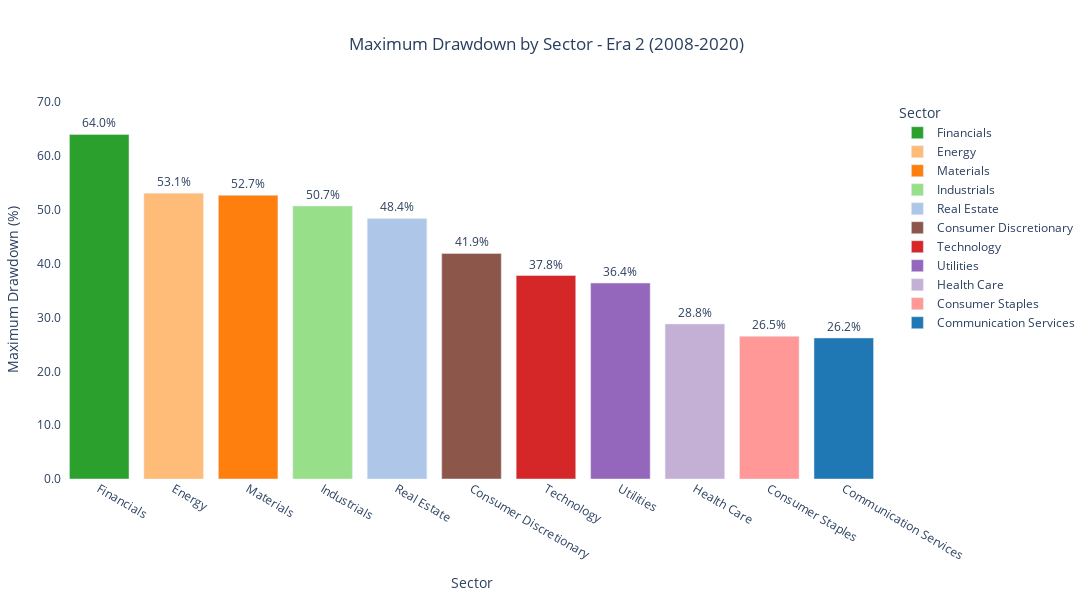

Here is the notebook cell this chart was saved with:
### Markdown cell above
The risk vs. return bubble plot for Era 2 (2008–2020) highlights a distinct performance contrast among sectors. Technology and Communication Services sectors stand out as the most attractive, offering above-average returns with below-average risk. This favorable risk-return profile reflects their resilience and adaptability during the recovery period, with Technology benefiting from rapid innovation, digital transformation, and increased consumer adoption of technology. Communication Services similarly thrived on innovation and shifting consumer preferences toward digital connectivity and media. Conversely, the Financials and Energy sectors showed the weakest risk-return tradeoff. Financials were severely impacted by the financial crisis, struggling to recover fully due to regulatory overhauls and lingering systemic vulnerabilities. The Energy sector faced a slow recovery, with fluctuating oil prices and global shifts toward renewable energy weighing on performance. Notably, this period also marked Technology’s emergence as the largest sector in the U.S. stock market, underscoring its growing dominance and pivotal role in driving economic growth and investor returns.

### Code cell
# Plotting Maximum Drawdown for Era 2
plot_max_drawdown_interactive(
    max_drawdown_era2, 
    'Era 2 (2008-2020)', 
    sector_colors_hex
)

### Figure 1 — Plotly figure (JSON) as saved in the notebook; plotly's stock layout.template omitted (floating-point values rounded to 4 significant figures)
{"data": [{"alignmentgroup": "True", "hovertemplate": "Sector=%{x}<br>Maximum Drawdown (%)=%{text}<extra></extra>", "legendgroup": "Financials", "marker": {"color": "#2ca02c", "pattern": {"shape": ""}}, "name": "Financials", "offsetgroup": "Financials", "orientation": "v", "showlegend": true, "text": [64], "textposition": "outside", "texttemplate": "%{text:.1f}%", "type": "bar", "x": ["Financials"], "xaxis": "x", "y": [64], "yaxis": "y"}, {"alignmentgroup": "True", "hovertemplate": "Sector=%{x}<br>Maximum Drawdown (%)=%{text}<extra></extra>", "legendgroup": "Energy", "marker": {"color": "#ffbb78", "pattern": {"shape": ""}}, "name": "Energy", "offsetgroup": "Energy", "orientation": "v", "showlegend": true, "text": [53.1], "textposition": "outside", "texttemplate": "%{text:.1f}%", "type": "bar", "x": ["Energy"], "xaxis": "x", "y": [53.1], "yaxis": "y"}, {"alignmentgroup": "True", "hovertemplate": "Sector=%{x}<br>Maximum Drawdown (%)=%{text}<extra></extra>", "legendgroup": "Materials", "marker": {"color": "#ff7f0e", "pattern": {"shape": ""}}, "name": "Materials", "offsetgroup": "Materials", "orientation": "v", "showlegend": true, "text": [52.7], "textposition": "outside", "texttemplate": "%{text:.1f}%", "type": "bar", "x": ["Materials"], "xaxis": "x", "y": [52.7], "yaxis": "y"}, {"alignmentgroup": "True", "hovertemplate": "Sector=%{x}<br>Maximum Drawdown (%)=%{text}<extra></extra>", "legendgroup": "Industrials", "marker": {"color": "#98df8a", "pattern": {"shape": ""}}, "name": "Industrials", "offsetgroup": "Industrials", "orientation": "v", "showlegend": true, "text": [50.7], "textposition": "outside", "texttemplate": "%{text:.1f}%", "type": "bar", "x": ["Industrials"], "xaxis": "x", "y": [50.7], "yaxis": "y"}, {"alignmentgroup": "True", "hovertemplate": "Sector=%{x}<br>Maximum Drawdown (%)=%{text}<extra></extra>", "legendgroup": "Real Estate", "marker": {"color": "#aec7e8", "pattern": {"shape": ""}}, "name": "Real Estate", "offsetgroup": "Real Estate", "orientation": "v", "showlegend": true, "text": [48.4], "textposition": "outside", "texttemplate": "%{text:.1f}%", "type": "bar", "x": ["Real Estate"], "xaxis": "x", "y": [48.4], "yaxis": "y"}, {"alignmentgroup": "True", "hovertemplate": "Sector=%{x}<br>Maximum Drawdown (%)=%{text}<extra></extra>", "legendgroup": "Consumer Discretionary", "marker": {"color": "#8c564b", "pattern": {"shape": ""}}, "name": "Consumer Discretionary", "offsetgroup": "Consumer Discretionary", "orientation": "v", "showlegend": true, "text": [41.9], "textposition": "outside", "texttemplate": "%{text:.1f}%", "type": "bar", "x": ["Consumer Discretionary"], "xaxis": "x", "y": [41.9], "yaxis": "y"}, {"alignmentgroup": "True", "hovertemplate": "Sector=%{x}<br>Maximum Drawdown (%)=%{text}<extra></extra>", "legendgroup": "Technology", "marker": {"color": "#d62728", "pattern": {"shape": ""}}, "name": "Technology", "offsetgroup": "Technology", "orientation": "v", "showlegend": true, "text": [37.8], "textposition": "outside", "texttemplate": "%{text:.1f}%", "type": "bar", "x": ["Technology"], "xaxis": "x", "y": [37.8], "yaxis": "y"}, {"alignmentgroup": "True", "hovertemplate": "Sector=%{x}<br>Maximum Drawdown (%)=%{text}<extra></extra>", "legendgroup": "Utilities", "marker": {"color": "#9467bd", "pattern": {"shape": ""}}, "name": "Utilities", "offsetgroup": "Utilities", "orientation": "v", "showlegend": true, "text": [36.4], "textposition": "outside", "texttemplate": "%{text:.1f}%", "type": "bar", "x": ["Utilities"], "xaxis": "x", "y": [36.4], "yaxis": "y"}, {"alignmentgroup": "True", "hovertemplate": "Sector=%{x}<br>Maximum Drawdown (%)=%{text}<extra></extra>", "legendgroup": "Health Care", "marker": {"color": "#c5b0d5", "pattern": {"shape": ""}}, "name": "Health Care", "offsetgroup": "Health Care", "orientation": "v", "showlegend": true, "text": [28.8], "textposition": "outside", "texttemplate": "%{text:.1f}%", "type": "bar", "x": ["Health Care"], "xaxis": "x", "y": [28.8], "yaxis": "y"}, {"alignmentgroup": "True", "hovertemplate": "Sector=%{x}<br>Maximum Drawdown (%)=%{text}<extra></extra>", "legendgroup": "Consumer Staples", "marker": {"color": "#ff9896", "pattern": {"shape": ""}}, "name": "Consumer Staples", "offsetgroup": "Consumer Staples", "orientation": "v", "showlegend": true, "text": [26.5], "textposition": "outside", "texttemplate": "%{text:.1f}%", "type": "bar", "x": ["Consumer Staples"], "xaxis": "x", "y": [26.5], "yaxis": "y"}, {"alignmentgroup": "True", "hovertemplate": "Sector=%{x}<br>Maximum Drawdown (%)=%{text}<extra></extra>", "legendgroup": "Communication Services", "marker": {"color": "#1f77b4", "pattern": {"shape": ""}}, "name": "Communication Services", "offsetgroup": "Communication Services", "orientation": "v", "showlegend": true, "text": [26.2], "textposition": "outside", "texttemplate": "%{text:.1f}%", "type": "bar", "x": ["Communication Services"], "xaxis": "x", "y": [26.2], "yaxis": "y"}], "layout": {"barmode": "relative", "height": 600, "legend": {"title": {"text": "Sector"}, "tracegroupgap": 0}, "margin": {"b": 100, "l": 40, "r": 40, "t": 100}, "plot_bgcolor": "rgba(0,0,0,0)", "title": {"text": "Maximum Drawdown by Sector - Era 2 (2008-2020)", "x": 0.5}, "uniformtext": {"minsize": 8, "mode": "hide"}, "width": 1200, "xaxis": {"anchor": "y", "categoryarray": ["Financials", "Energy", "Materials", "Industrials", "Real Estate", "Consumer Discretionary", "Technology", "Utilities", "Health Care", "Consumer Staples", "Communication Services"], "categoryorder": "array", "domain": [0, 1], "title": {"text": "Sector"}}, "yaxis": {"anchor": "x", "domain": [0, 1], "range": [0, 70.4], "tickfont": {"size": 12}, "tickformat": ".1f", "title": {"font": {"size": 14}, "text": "Maximum Drawdown (%)"}}}}
